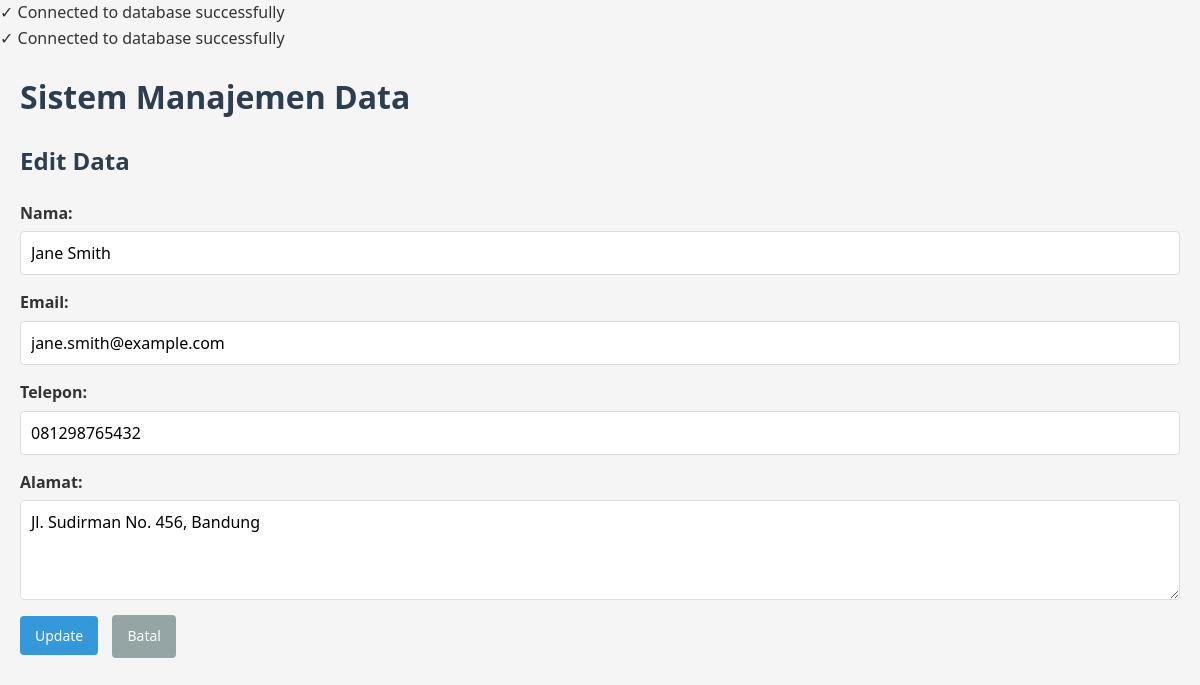
Screenshot of /index.php?action=edit&id=2 with the database file from the repository.
### tables this page shows
CREATE TABLE IF NOT EXISTS data_users (
    id INT(11) AUTO_INCREMENT PRIMARY KEY,
    nama VARCHAR(100) NOT NULL,
    email VARCHAR(100) NOT NULL UNIQUE,
    telepon VARCHAR(20) NOT NULL,
    alamat TEXT NOT NULL,
    created_at TIMESTAMP DEFAULT CURRENT_TIMESTAMP,
    updated_at TIMESTAMP DEFAULT CURRENT_TIMESTAMP ON UPDATE CURRENT_TIMESTAMP
);

### controllers/CrudController.php (called while the page is built, shortened)
<?php
class CrudController {
    private $userModel;
    public function __construct() {
        $database = new Database();
        $db = $database->getConnection();
        $this->userModel = new UserModel($db);
    }
    public function edit() {
        $id = isset($_GET['id']) ? $_GET['id'] : die('ERROR: ID tidak ditemukan.');
        $user = $this->userModel->readOne($id);
        include 'views/header.php';
        include 'views/edit.php';
        include 'views/footer.php';
    }
}
?>

### models/UserModel.php (called while the page is built, shortened)
<?php
class UserModel {
    private $conn;
    private $table_name = "data_users";
    public function __construct($db) {
        $this->conn = $db;
    }
    public function readOne($id) {
        $query = "SELECT * FROM " . $this->table_name . " WHERE id = ? LIMIT 0,1";
        $stmt = $this->conn->prepare($query);
        $stmt->bindParam(1, $id);
        $stmt->execute();
        return $stmt->fetch(PDO::FETCH_ASSOC);
    }
}
?>

### views/edit.php (the view)
<h2>Edit Data</h2>
<form action="index.php?action=edit&id=<?php echo $user['id']; ?>" method="POST">
    <div class="form-group">
        <label for="nama">Nama:</label>
        <input type="text" id="nama" name="nama" value="<?php echo $user['nama']; ?>" required>
    </div>
    <div class="form-group">
        <label for="email">Email:</label>
        <input type="email" id="email" name="email" value="<?php echo $user['email']; ?>" required>
    </div>
    <div class="form-group">
        <label for="telepon">Telepon:</label>
        <input type="text" id="telepon" name="telepon" value="<?php echo $user['telepon']; ?>" required>
    </div>
    <div class="form-group">
        <label for="alamat">Alamat:</label>
        <textarea id="alamat" name="alamat" required><?php echo $user['alamat']; ?></textarea>
    </div>
    <button type="submit" class="btn btn-primary">Update</button>
    <a href="index.php" class="btn btn-cancel">Batal</a>
</form>

### assets/css/style.css (style rules this page uses)
* { margin: 0; padding: 0; box-sizing: border-box; font-family: 'Segoe UI', Tahoma, Geneva, Verdana, sans-serif; }
body { background-color: #f5f5f5; color: #333; line-height: 1.6; }
h1, h2 { color: #2c3e50; margin-bottom: 20px; }
.btn { display: inline-block; padding: 10px 15px; text-decoration: none; border-radius: 4px; border: none; cursor: pointer; font-size: 14px; margin-right: 10px; }
.btn-primary { background-color: #3498db; color: white; }
.btn-cancel { background-color: #95a5a6; color: white; }
.form-group { margin-bottom: 15px; }
label { display: block; margin-bottom: 5px; font-weight: 600; }
input, textarea { width: 100%; padding: 10px; border: 1px solid #ddd; border-radius: 4px; font-size: 16px; }
textarea { height: 100px; resize: vertical; }

### rows the page displays
data_users: nama "Jane Smith", email "jane.smith@example.com", telepon "081298765432", alamat "Jl. Sudirman No. 456, Bandung"
